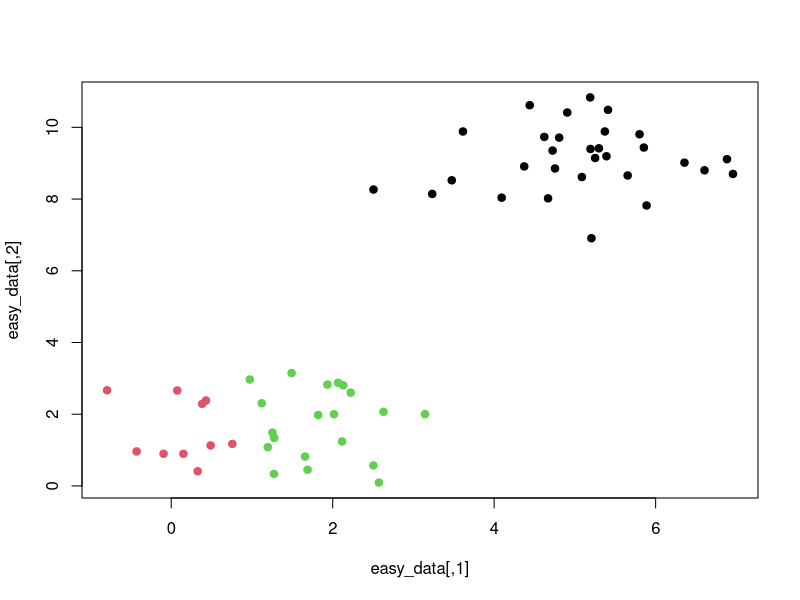

R code for this plot: (Note: this script raises an error after producing the figure.)
library(mvtnorm)


g1 <- rmvnorm(30, mean = c(1,2))
g2 <- rmvnorm(30, mean = c(5,9))

easy_data <- rbind(g1,g2)


plot(easy_data, pch = 19, col = kmeans(easy_data, centers = 3)$cluster)



my_imputer <- function(v){
  napos <- which(is.na(v))
  if (sum(napos) == 0) {
    return(v)
  } else {
    min_v <- min(v, na.rm = TRUE)
    new_numb <- runif(length(napos),0,min_v)
    u <- v
    u[napos] <- new_numb
    return(u)
  }
}


berry_clean %>% 
  mutate(across(all_of(metabolites),my_imputer))

